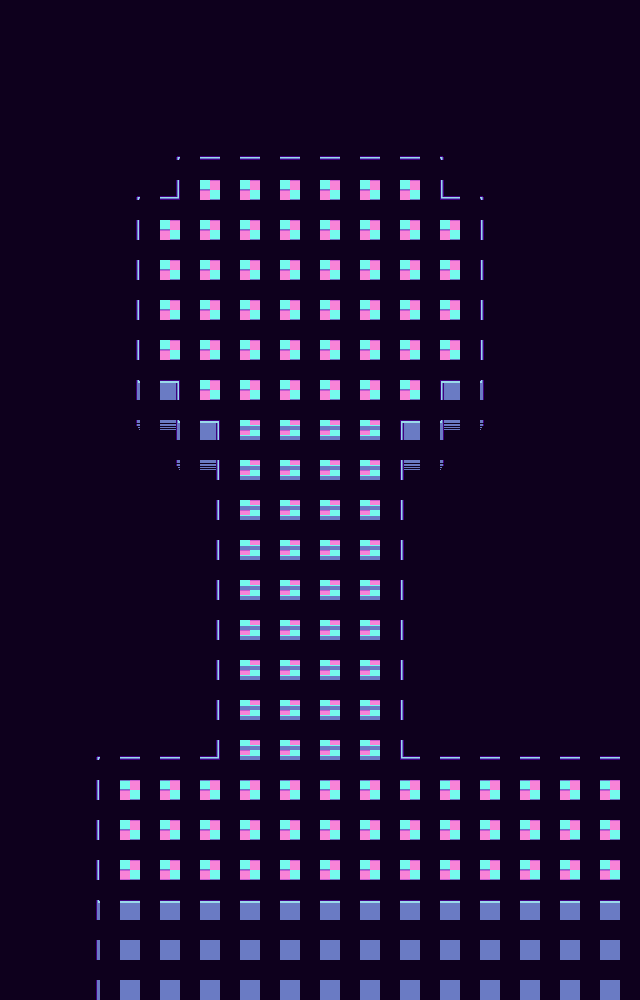

The image is a tile-based game level rendered from a .tmx file. Its description and complete source (layers, tilesets, objects, tile grids) follow:
An orthogonal 16x25 tile map with 40x40 px tiles, 1 tile layer (Tile Layer 1) and 15 objects (transition, chest, right, worldshader).

<map version="1.10" tiledversion="1.10.2" orientation="orthogonal" renderorder="right-down" width="16" height="25" tilewidth="40" tileheight="40" infinite="0" backgroundcolor="#0e001d" nextlayerid="6" nextobjectid="17">
 <editorsettings>
  <export target="item_1.lua" format="lua" />
 </editorsettings>
 <properties>
  <property name="music" value="resonance_muffled" />
  <property name="use_footstep_sounds" type="bool" value="true" />
 </properties>
 <tileset firstgid="1" source="../../tilesets/vapor.tsx" />
 <layer id="1" name="Tile Layer 1" width="16" height="25">
  <data encoding="csv">
0,0,0,0,0,0,0,0,0,0,0,0,0,0,0,0,
0,0,0,0,0,0,0,0,0,0,0,0,0,0,0,0,
0,0,0,0,0,0,0,0,0,0,0,0,0,0,0,0,
0,0,0,0,4,5,5,5,5,5,5,6,0,0,0,0,
0,0,0,4,7,12,12,12,12,12,12,8,6,0,0,0,
0,0,0,14,12,12,12,12,12,12,12,12,16,0,0,0,
0,0,0,14,12,12,12,12,12,12,12,12,16,0,0,0,
0,0,0,14,12,12,12,12,12,12,12,12,16,0,0,0,
0,0,0,14,12,12,12,12,12,12,12,12,16,0,0,0,
0,0,0,24,17,12,12,12,12,12,12,18,26,0,0,0,
0,0,0,44,47,17,31,31,31,31,18,48,46,0,0,0,
0,0,0,0,44,37,31,31,31,31,38,46,0,0,0,0,
0,0,0,0,0,14,31,31,31,31,16,0,0,0,0,0,
0,0,0,0,0,14,31,31,31,31,16,0,0,0,0,0,
0,0,0,0,0,14,31,31,31,31,16,0,0,0,0,0,
0,0,0,0,0,14,31,31,31,31,16,0,0,0,0,0,
0,0,0,0,0,14,31,31,31,31,16,0,0,0,0,0,
0,0,0,0,0,14,31,31,31,31,16,0,0,0,0,0,
0,0,4,5,5,7,31,31,31,31,8,5,5,5,5,5,
0,0,14,2,2,2,2,2,2,2,2,2,2,2,2,2,
0,0,14,12,12,12,12,12,12,12,12,12,12,12,12,12,
0,0,14,22,22,22,22,22,22,22,22,22,22,22,22,22,
0,0,24,25,25,25,25,25,25,25,25,25,25,25,25,25,
0,0,34,35,35,35,35,35,35,35,35,35,35,35,35,35,
0,0,34,35,35,35,35,35,35,35,35,35,35,35,35,35
</data>
 </layer>
 <objectgroup color="#0000ff" id="2" name="collision">
  <object id="1" x="160" y="160" width="40" height="40" />
  <object id="2" x="440" y="160" width="40" height="40" />
  <object id="3" x="200" y="120" width="240" height="40" />
  <object id="4" x="480" y="200" width="40" height="160" />
  <object id="5" x="440" y="360" width="40" height="40" />
  <object id="6" x="120" y="200" width="40" height="160" />
  <object id="7" x="160" y="360" width="40" height="40" />
  <object id="8" x="120" y="400" width="120" height="360" />
  <object id="9" x="400" y="400" width="240" height="360" />
  <object id="11" x="80" y="760" width="40" height="120" />
  <object id="12" x="120" y="880" width="520" height="40" />
 </objectgroup>
 <objectgroup color="#ff00ff" id="3" name="objects">
  <object id="13" name="transition" x="640" y="760" width="40" height="120">
   <properties>
    <property name="map" value="intro/crossroads" />
    <property name="marker" value="left" />
   </properties>
  </object>
  <object id="15" name="chest" x="320" y="280">
   <properties>
    <property name="item" value="synthsoda" />
   </properties>
  </object>
 </objectgroup>
 <objectgroup color="#7f00ff" id="4" name="markers">
  <object id="14" name="right" x="600" y="840">
   <point />
  </object>
 </objectgroup>
 <objectgroup color="#00aa00" id="5" name="controllers">
  <object id="16" name="worldshader" x="10" y="20">
   <properties>
    <property name="shader" value="ntsc" />
   </properties>
   <point />
  </object>
 </objectgroup>
</map>